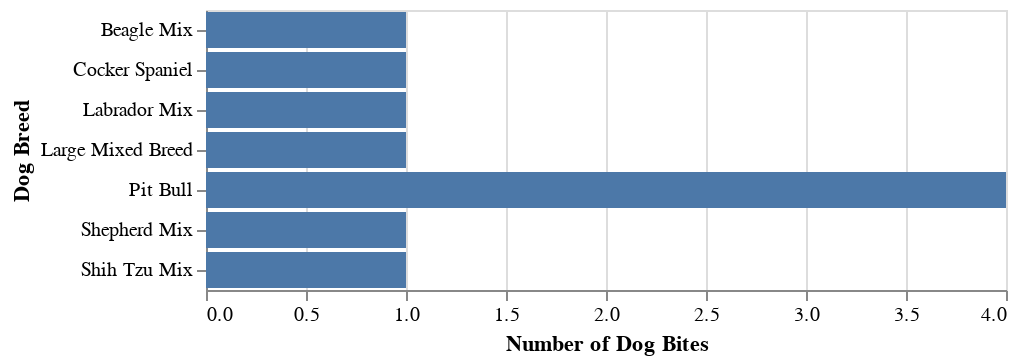

This figure's notebook cell:
### Code cell
import json

# Aggregate by zipcode and breed
zipcode_breed_counts = (
    df2.groupby(['ZipCode', 'Breed'])
    .size()
    .reset_index(name="count")
    .sort_values(["ZipCode", "count"], ascending=[True, False])
    .groupby("ZipCode")
    .head(10)
)

# Load the GeoJSON data for NYC zipcodes
with open("nyc-zip-code-tabulation-areas-polygons.geojson") as f:
    geojson_data = json.load(f)

# Convert breed names to title case for better display
zipcode_breed_counts["Breed"] = zipcode_breed_counts["Breed"].str.title()

# Create a map of NYC zipcodes with the number of dog bites
map = (
    alt.Chart(alt.Data(values=geojson_data))
    .mark_geoshape(stroke="white", strokeWidth=0.5)
    .encode(
        color=alt.Color(
            "count:Q",
            scale=alt.Scale(scheme="reds"),
            legend=alt.Legend(title="Number of Dog Bites"),
        ),
        tooltip=["properties.postalCode:N", "count:Q"],
    )
    .transform_lookup(
        lookup="properties.postalCode",
        from_=alt.LookupData(zipcode_breed_counts, "ZipCode", ["count"]),
    )
    .properties(width=500, height=300)
    .project("identity")
)

# Create a chart of the top 10 dog breeds with the most bites
chart = (
    alt.Chart(zipcode_breed_counts.head(10))
    .mark_bar()
    .encode(
        x=alt.X("count:Q", title="Number of Dog Bites"),
        y=alt.Y("Breed:N", title="Dog Breed"),
        tooltip=["Breed:N", "count:Q"],
    )
)

# Combine the map and chart
map
chart

### Figure 1 — Vega-Lite specification as saved in the notebook (floating-point values rounded to 4 significant figures)
{"config": {"view": {"continuousWidth": 400, "continuousHeight": 300}}, "data": {"name": "data-06893d53300411446bd700dbf339f3ff"}, "mark": "bar", "encoding": {"tooltip": [{"field": "Breed", "type": "nominal"}, {"field": "count", "type": "quantitative"}], "x": {"field": "count", "title": "Number of Dog Bites", "type": "quantitative"}, "y": {"field": "Breed", "title": "Dog Breed", "type": "nominal"}}, "$schema": "https://vega.github.io/schema/vega-lite/v4.17.0.json", "datasets": {"data-06893d53300411446bd700dbf339f3ff": [{"ZipCode": "01013", "Breed": "Pit Bull", "count": 1}, {"ZipCode": "01720", "Breed": "Shih Tzu Mix", "count": 1}, {"ZipCode": "01852", "Breed": "Cocker Spaniel", "count": 1}, {"ZipCode": "02301", "Breed": "Pit Bull", "count": 1}, {"ZipCode": "02631", "Breed": "Labrador Mix", "count": 1}, {"ZipCode": "02633", "Breed": "Beagle Mix", "count": 1}, {"ZipCode": "03106", "Breed": "Large Mixed Breed", "count": 1}, {"ZipCode": "06460", "Breed": "Shepherd Mix", "count": 1}, {"ZipCode": "06484", "Breed": "Pit Bull", "count": 1}, {"ZipCode": "06518", "Breed": "Pit Bull", "count": 1}]}}
